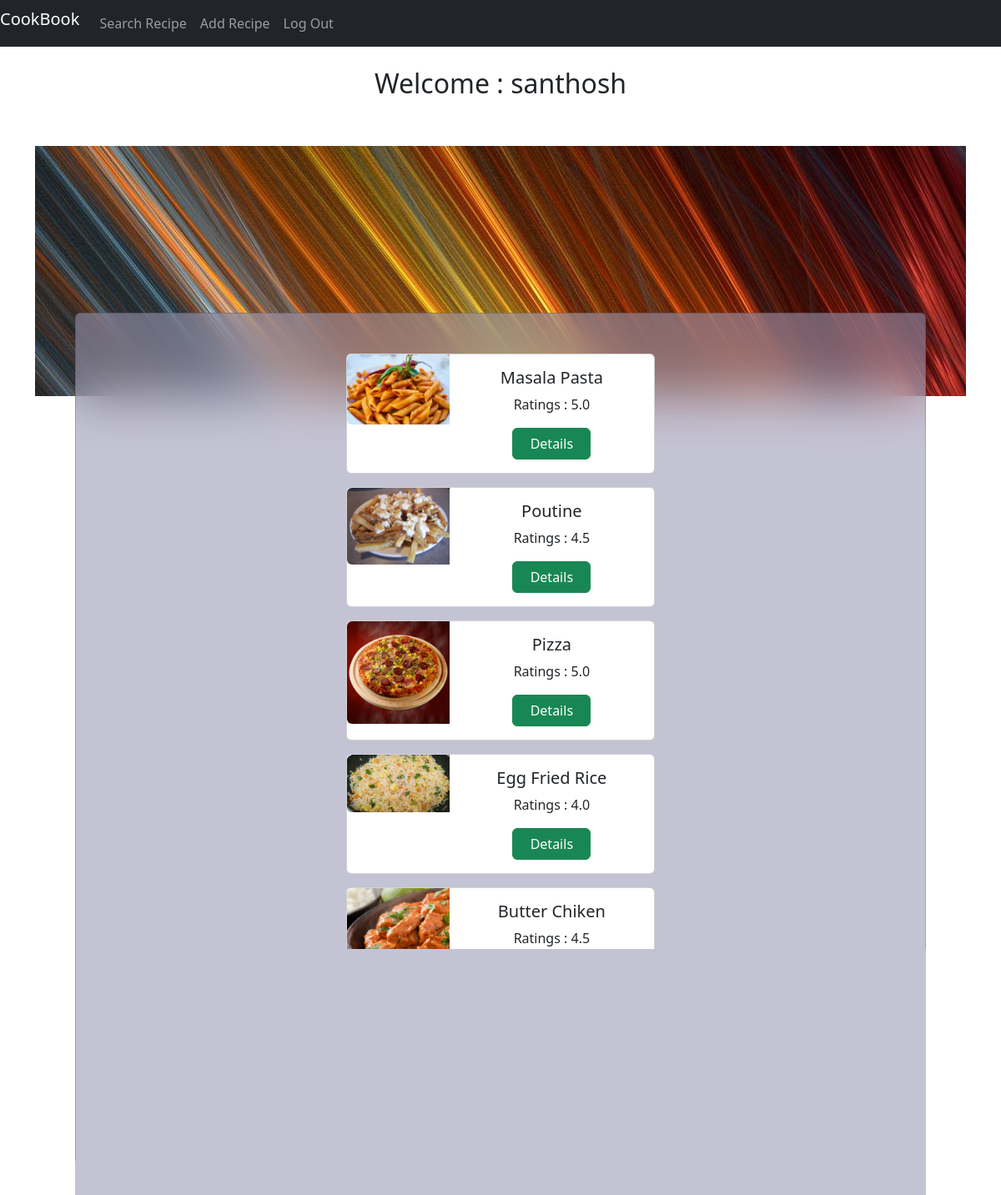
Screenshot of /cookbook (signed in) with the database file from the repository.
### tables this page shows
CREATE TABLE recipes(id integer primary key, rname text, image text, cooktime text, temp text, ratings text, ingredians text, steps text, author text, cal text,price text);

### __init__.py (the view)
@app.route('/cookbook', methods=['GET', 'POST'])
def cookbook():
    db_con = sqlite3.connect("cookbook.db")
    db_cur = db_con.cursor()
    db_cur.execute("select * from recipes")
    data = db_cur.fetchall()
    db_con.close()
    return render_template("cookbook.html", recipes=data)

### templates/cookbook.html (shortened to what this page needs)
<!DOCTYPE html>
<html>
    <head>
        <link rel="stylesheet" href="{{url_for('static', filename='css/bootstrap.min.css')}}">
    </head>
    <body>
        <nav class="navbar navbar-expand-sm bg-dark navbar-dark">
            <ul class="navbar-nav">
                <li class="nav-item">
                    <a class="navbar-brand" href="{{url_for('cookbook')}}">CookBook</a>
                </li>
                {% if session['loggedIn'] == True %}
                <li class="nav-item">
                    <a class="nav-link" href="{{url_for('search_recipes')}}" class="btn btn-primary">Search Recipe</a>
                </li>
                <li class="nav-item">
                    <a class="nav-link" href="{{url_for('add_recipe')}}" class="btn btn-primary">Add Recipe</a>
                </li>
                <li class="nav-item">
                    <a class="nav-link" href="{{url_for('logout_user')}}" class="btn btn-primary">Log Out</a>
                </li>
                {% else %}
                <li class="nav-item">
                    <a class="nav-link" href="{{url_for('index_page')}}" class="btn btn-primary btn-block">Log In</a>
                </li>
                {% endif %}
            </ul>
          </nav>
        <div class="container" style="margin-top: 25px;">
            <div class="row">
                {% if session['loggedIn'] == True %}
                <div class="col">
                    <h2 class="page-header text-center">Welcome : {{session['userid']}}</h2>
                </div>
                {% endif %}
            </div>
            <br><br>
            <div class="row">
                <section class="text-center">
                    <div class="p-5 bg-image"
                        style="background-image: url('{{url_for('static', filename='imgs/blue.jpg')}}'); height: 300px;">
                    </div>
                    <div class="card mx-4 mx-md-5 shadow-5-strong"
                        style="margin-top: -100px; background: hsla(242, 16%, 65%, 0.573); backdrop-filter: blur(30px);">
                        <div class="card-body py-5 px-md-5">
                            <div class="row d-flex justify-content-center">
                                {% if session['loggedIn'] == True %}
                                <div class="col-lg-5">
                                    {% for recipe in recipes %}
                                    <div class="card mb-3" style="max-width: 700px;">
                                        <div class="row g-0">
                                            <div class="col-md-4">
                                                <img src="{{url_for('static', filename='imgs/' + recipe[2])}}" class="img-fluid rounded-start" />
                                            </div>
                                            <div class="col-md-8">
                                                <div class="card-body">
                                                    <h5 class="card-title">{{recipe[1]}}</h5>
                                                    <p class="card-content">Ratings : {{recipe[5]}}</p>
                                                    <form method="POST" action="/viewRecipe">
                                                        <div class="form-group">
                                                            <input type="submit" class="btn btn-success btn-block" value="  Details  ">
                                                        </div>
                                                    </form>
                                                </div>
                                            </div>
                                        </div>
                                    </div>
                                    {% endfor %}
                                </div>
                                {% endif %}
                            </div>
                        </div>
                    </div>
                </section>
            </div>
        </div>
    </body>
</html>

### rows the page displays
recipes: image (picture), rname "Masala Pasta", ratings "5.0"
recipes: image (picture), rname "Poutine", ratings "4.5"
recipes: image (picture), rname "Pizza", ratings "5.0"
recipes: image (placeholder picture), rname "Egg Fried Rice", ratings "4.0"
recipes: image (picture), rname "Butter Chiken", ratings "4.5"
recipes: image (picture)

### other values shown
{{ session['userid'] }} "santhosh"
